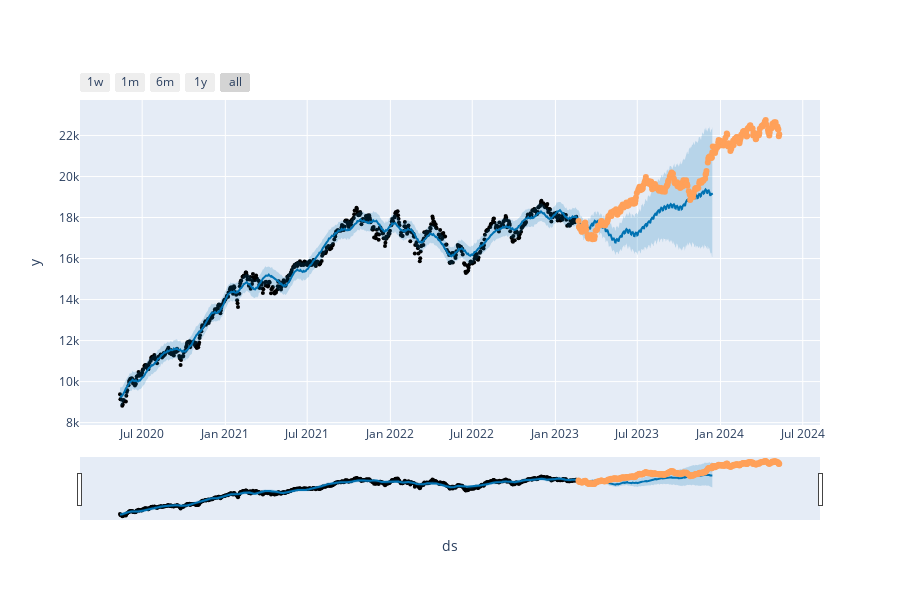

Notebook source saved alongside this figure:
### Code cell
from prophet import Prophet
from prophet.plot import plot_plotly

# Assuming you have already imported necessary libraries and loaded the data

# Reset index of stocks DataFrame
stocks.reset_index(inplace=True)
# stocks.set_index('Date',inplace=True)
stocks_temp = stocks[['Date', 'Close']].rename(columns={'Date': 'ds', 'Close': 'y'})
split=len(stocks_temp)-int(len(stocks_temp)*0.70)

stocks_temp_test = stocks_temp.tail(split)
print(split)

stocks_temp_train = stocks_temp.head(len(stocks_temp) - split)

FBprophet = Prophet(daily_seasonality=True)

FBprophet.fit(stocks_temp_train)

future = FBprophet.make_future_dataframe(periods=split)

forecast = FBprophet.predict(future)

fig = plot_plotly(FBprophet, forecast)

fig.add_trace(go.Scatter(x=stocks_temp_test['ds'], y=stocks_temp_test['y'], mode='markers', name='Test Data'))

fig.show()

### Figure 1 — Plotly figure (JSON) as saved in the notebook; plotly's stock layout.template omitted (floating-point values rounded to 4 significant figures; data arrays with more than 128 entries replaced by an {"elided": "..."} marker saying what was removed)
{"data": [{"marker": {"color": "black", "size": 4}, "mode": "markers", "name": "Actual", "type": "scatter", "x": {"elided": "693 str values"}, "y": {"elided": "693 float values"}}, {"hoverinfo": "skip", "line": {"width": 0}, "mode": "lines", "type": "scatter", "x": {"elided": "990 str values"}, "y": {"elided": "990 float values"}}, {"fill": "tonexty", "fillcolor": "rgba(0, 114, 178, 0.2)", "line": {"color": "#0072B2", "width": 2}, "mode": "lines", "name": "Predicted", "type": "scatter", "x": {"elided": "990 str values"}, "y": {"elided": "990 float values"}}, {"fill": "tonexty", "fillcolor": "rgba(0, 114, 178, 0.2)", "hoverinfo": "skip", "line": {"width": 0}, "mode": "lines", "type": "scatter", "x": {"elided": "990 str values"}, "y": {"elided": "990 float values"}}, {"mode": "markers", "name": "Test Data", "type": "scatter", "x": {"elided": "297 str values"}, "y": {"elided": "297 float values"}}], "layout": {"height": 600, "showlegend": false, "width": 900, "xaxis": {"rangeselector": {"buttons": [{"count": 7, "label": "1w", "step": "day", "stepmode": "backward"}, {"count": 1, "label": "1m", "step": "month", "stepmode": "backward"}, {"count": 6, "label": "6m", "step": "month", "stepmode": "backward"}, {"count": 1, "label": "1y", "step": "year", "stepmode": "backward"}, {"step": "all"}]}, "rangeslider": {"visible": true}, "title": {"text": "ds"}, "type": "date"}, "yaxis": {"title": {"text": "y"}}}}
